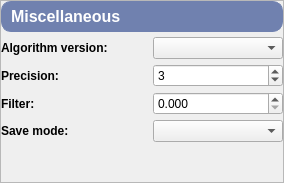
              <widget class="QFrame" name="miscellaneousFrame">
               <property name="frameShape">
                <enum>QFrame::StyledPanel</enum>
               </property>
               <property name="frameShadow">
                <enum>QFrame::Raised</enum>
               </property>
               <layout class="QVBoxLayout" name="verticalLayout_5">
                <property name="spacing">
                 <number>5</number>
                </property>
                <property name="leftMargin">
                 <number>0</number>
                </property>
                <property name="topMargin">
                 <number>0</number>
                </property>
                <property name="rightMargin">
                 <number>0</number>
                </property>
                <property name="bottomMargin">
                 <number>0</number>
                </property>
                <item>
                 <widget class="QLabel" name="miscellaneousLabel">
                  <property name="font">
                   <font>
                    <pointsize>12</pointsize>
                    <weight>75</weight>
                    <bold>true</bold>
                   </font>
                  </property>
                  <property name="styleSheet">
                   <string notr="true">QLabel{
    qproperty-alignment: AlignCenter;
	border: 1px solid #7081AF;
	border-radius: 10px;
	background-color: #7081AF;
	padding: 5px 5px;
	color: rgb(255, 255, 255);
	max-height: 25px;
}</string>
                  </property>
                  <property name="text">
                   <string>Miscellaneous</string>
                  </property>
                 </widget>
                </item>
                <item>
                 <layout class="QHBoxLayout" name="algorithmVersionLayout">
                  <item>
                   <widget class="QLabel" name="algorithmVersionLabel">
                    <property name="font">
                     <font>
                      <pointsize>9</pointsize>
                      <weight>75</weight>
                      <bold>true</bold>
                     </font>
                    </property>
                    <property name="text">
                     <string>Algorithm version:</string>
                    </property>
                    <property name="alignment">
                     <set>Qt::AlignLeading|Qt::AlignLeft|Qt::AlignVCenter</set>
                    </property>
                    <property name="buddy">
                     <cstring>algorithmVersionComboBox</cstring>
                    </property>
                   </widget>
                  </item>
                  <item>
                   <spacer name="algorithmVersionSpacer">
                    <property name="orientation">
                     <enum>Qt::Horizontal</enum>
                    </property>
                    <property name="sizeHint" stdset="0">
                     <size>
                      <width>40</width>
                      <height>20</height>
                     </size>
                    </property>
                   </spacer>
                  </item>
                  <item>
                   <widget class="QComboBox" name="algorithmVersionComboBox">
                    <property name="sizePolicy">
                     <sizepolicy hsizetype="Fixed" vsizetype="Fixed">
                      <horstretch>0</horstretch>
                      <verstretch>0</verstretch>
                     </sizepolicy>
                    </property>
                    <property name="minimumSize">
                     <size>
                      <width>130</width>
                      <height>0</height>
                     </size>
                    </property>
                    <property name="maximumSize">
                     <size>
                      <width>130</width>
                      <height>16777215</height>
                     </size>
                    </property>
                   </widget>
                  </item>
                 </layout>
                </item>
                <item>
                 <layout class="QHBoxLayout" name="precisionLayout">
                  <item>
                   <widget class="QLabel" name="precisionLabel">
                    <property name="sizePolicy">
                     <sizepolicy hsizetype="Preferred" vsizetype="Preferred">
                      <horstretch>0</horstretch>
                      <verstretch>0</verstretch>
                     </sizepolicy>
                    </property>
                    <property name="font">
                     <font>
                      <pointsize>9</pointsize>
                      <weight>75</weight>
                      <bold>true</bold>
                     </font>
                    </property>
                    <property name="text">
                     <string>Precision:</string>
                    </property>
                    <property name="alignment">
                     <set>Qt::AlignLeading|Qt::AlignLeft|Qt::AlignVCenter</set>
                    </property>
                    <property name="buddy">
                     <cstring>precisionSpinBox</cstring>
                    </property>
                   </widget>
                  </item>
                  <item>
                   <spacer name="precisionSpacer">
                    <property name="orientation">
                     <enum>Qt::Horizontal</enum>
                    </property>
                    <property name="sizeHint" stdset="0">
                     <size>
                      <width>40</width>
                      <height>20</height>
                     </size>
                    </property>
                   </spacer>
                  </item>
                  <item>
                   <widget class="QSpinBox" name="precisionSpinBox">
                    <property name="sizePolicy">
                     <sizepolicy hsizetype="Fixed" vsizetype="Fixed">
                      <horstretch>0</horstretch>
                      <verstretch>0</verstretch>
                     </sizepolicy>
                    </property>
                    <property name="minimumSize">
                     <size>
                      <width>130</width>
                      <height>0</height>
                     </size>
                    </property>
                    <property name="maximumSize">
                     <size>
                      <width>130</width>
                      <height>16777215</height>
                     </size>
                    </property>
                    <property name="minimum">
                     <number>1</number>
                    </property>
                    <property name="maximum">
                     <number>6</number>
                    </property>
                    <property name="value">
                     <number>3</number>
                    </property>
                   </widget>
                  </item>
                 </layout>
                </item>
                <item>
                 <layout class="QHBoxLayout" name="filterLayout">
                  <item>
                   <widget class="QLabel" name="filterLabel">
                    <property name="font">
                     <font>
                      <pointsize>9</pointsize>
                      <weight>75</weight>
                      <bold>true</bold>
                     </font>
                    </property>
                    <property name="text">
                     <string>Filter:</string>
                    </property>
                    <property name="alignment">
                     <set>Qt::AlignLeading|Qt::AlignLeft|Qt::AlignVCenter</set>
                    </property>
                    <property name="buddy">
                     <cstring>filterSpinBox</cstring>
                    </property>
                   </widget>
                  </item>
                  <item>
                   <spacer name="filterSpacer">
                    <property name="orientation">
                     <enum>Qt::Horizontal</enum>
                    </property>
                    <property name="sizeHint" stdset="0">
                     <size>
                      <width>40</width>
                      <height>20</height>
                     </size>
                    </property>
                   </spacer>
                  </item>
                  <item>
                   <widget class="QDoubleSpinBox" name="filterSpinBox">
                    <property name="minimumSize">
                     <size>
                      <width>130</width>
                      <height>0</height>
                     </size>
                    </property>
                    <property name="maximumSize">
                     <size>
                      <width>130</width>
                      <height>16777215</height>
                     </size>
                    </property>
                    <property name="decimals">
                     <number>3</number>
                    </property>
                    <property name="minimum">
                     <double>0.000000000000000</double>
                    </property>
                    <property name="maximum">
                     <double>100.000000000000000</double>
                    </property>
                    <property name="stepType">
                     <enum>QAbstractSpinBox::AdaptiveDecimalStepType</enum>
                    </property>
                   </widget>
                  </item>
                 </layout>
                </item>
                <item>
                 <layout class="QHBoxLayout" name="saveModeLayout">
                  <item>
                   <widget class="QLabel" name="saveModeLabel">
                    <property name="font">
                     <font>
                      <pointsize>9</pointsize>
                      <weight>75</weight>
                      <bold>true</bold>
                     </font>
                    </property>
                    <property name="text">
                     <string>Save mode:</string>
                    </property>
                    <property name="alignment">
                     <set>Qt::AlignLeading|Qt::AlignLeft|Qt::AlignVCenter</set>
                    </property>
                    <property name="buddy">
                     <cstring>saveModeComboBox</cstring>
                    </property>
                   </widget>
                  </item>
                  <item>
                   <spacer name="saveModeSpacer">
                    <property name="orientation">
                     <enum>Qt::Horizontal</enum>
                    </property>
                    <property name="sizeHint" stdset="0">
                     <size>
                      <width>40</width>
                      <height>20</height>
                     </size>
                    </property>
                   </spacer>
                  </item>
                  <item>
                   <widget class="QComboBox" name="saveModeComboBox">
                    <property name="sizePolicy">
                     <sizepolicy hsizetype="Fixed" vsizetype="Fixed">
                      <horstretch>0</horstretch>
                      <verstretch>0</verstretch>
                     </sizepolicy>
                    </property>
                    <property name="minimumSize">
                     <size>
                      <width>130</width>
                      <height>0</height>
                     </size>
                    </property>
                    <property name="maximumSize">
                     <size>
                      <width>130</width>
                      <height>16777215</height>
                     </size>
                    </property>
                   </widget>
                  </item>
                 </layout>
                </item>
                <item>
                 <spacer name="miscellaneousBottomSpacer">
                  <property name="orientation">
                   <enum>Qt::Vertical</enum>
                  </property>
                  <property name="sizeHint" stdset="0">
                   <size>
                    <width>20</width>
                    <height>40</height>
                   </size>
                  </property>
                 </spacer>
                </item>
               </layout>
              </widget>
